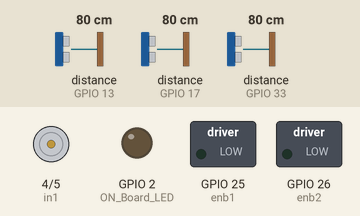
Recording of a sketch running on a simulated ESP32. Parts: motor-driver pin pairs drawn as motors (green arrow = first pin HIGH = forward, orange = second pin HIGH = backward, longer = more drive, scaled by the enable pin), switched loads named in the sketch (green lamp = pin HIGH), output pins drawn as LEDs (lit = HIGH). Wiring (inferred from the names in the program): 3 × ultrasonic range finder: trigger GPIO 12, echo GPIO 13 / trigger GPIO 16, echo GPIO 17 / trigger GPIO 32, echo GPIO 33. Inputs (shaded band) come from the test bench; at power-on: distance to the obstacle (sensors on GPIO 13, GPIO 17, GPIO 33) 80 cm. The echo pulse lasts 58.3 µs per cm; WiFi joins after 1.5 s; servers stay silent unless stated; pins used as bus, display or sensor lines are not drawn; what the sketch prints to the serial monitor is not drawn.

Above: at 0.0 s.
At 1.8 s:
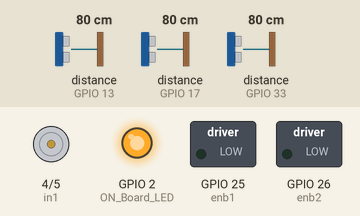
Timing chart, 0 to 3.3 s (numbered marks = the images above):
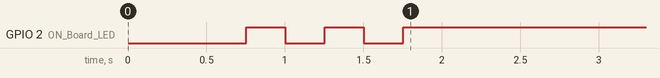

The sketch:

sketch_nov10a.ino
```cpp
#include <WiFi.h>
#include <WiFiUdp.h>
#include "esp_system.h"

//------------------- Configuración de LED, WiFi y variables --------------------//
#define ON_Board_LED 2
const char* ssid = "CORONEL";
const char* password = "1234asdf";

int volumenadosi = 250;
int volumenadosi2 = 250;
int auxposvol = 0;
bool godosificado = false;
float distanciavol = 0;
float distanciavol2 = 0;
float distins = 0;
float Volumen1 = 0;
float Volumen2 = 0;
bool doscompleta1 = false;
bool doscompleta2 = false;

//-------------------- Configuración de pines de Ultrasonido --------------------//
const int trigPin = 16; // US1
const int echoPin = 17;
const int trigPin2 = 32; // US2
const int echoPin2 = 33;
const int trigPin3 = 12; // US3
const int echoPin3 = 13;

#define SOUND_VELOCITY 0.034
long duration;
float distanceCm1, distanceCm2, distanceCm3;

//------------------- Configuración de pines de motores PWM --------------------//
const int in1 = 4;
const int in2 = 5;
int en1 = 18;
const int pwmfreq = 5000;
const int canal = 0;
const int resolucion = 8;
String aux_lectura;

int velocidad_altura = 0;
#define velocidad_valor 255

int enb1 = 25;
const int canalb = 1;
int velocidad_bomba1 = 0;

int enb2 = 26;
const int canalc = 2;
int velocidad_bomba2 = 0;

//---------------------- Configuración de Timer -----------------------//
volatile boolean Enviar_data = false;
volatile int contador = 0;
int contadorEnvio = 0;
int UStiempo = 1;
const int wdtTimeout = 1000;
hw_timer_t *timer = NULL;
portMUX_TYPE timerMux = portMUX_INITIALIZER_UNLOCKED;

//------------------ Configuración de UDP y WiFi ----------------------//
unsigned int localPort = 8080;
IPAddress DestinationIP(192,168,137,1);
WiFiUDP udp;

char packetBuffer[50];
String inString;
byte SendBuffer[50];

//------------------- ISR del Timer --------------------//
void IRAM_ATTR OnTimer() {
  portENTER_CRITICAL_ISR(&timerMux);
    contador += 1;
    if (contador == UStiempo){
      Enviar_data = true;
      contador = 0;
      contadorEnvio += 1;
    }
  portEXIT_CRITICAL_ISR(&timerMux);
}

//--------------------- Setup ----------------------//
void setup() {
  Serial.begin(115200);
  delay(500);

  pinMode(trigPin, OUTPUT);
  pinMode(echoPin, INPUT);
  pinMode(trigPin2, OUTPUT);
  pinMode(echoPin2, INPUT);
  pinMode(trigPin3, OUTPUT);
  pinMode(echoPin3, INPUT);

  pinMode(in1, OUTPUT);
  pinMode(in2, OUTPUT);
  pinMode(en1, OUTPUT);

  ledcSetup(canal, pwmfreq, resolucion);
  ledcAttachPin(en1, canal);
  digitalWrite(in1, HIGH);
  digitalWrite(in2, LOW);

  pinMode(enb1, OUTPUT);
  ledcSetup(canalb, pwmfreq, resolucion);
  ledcAttachPin(enb1, canalb);

  pinMode(enb2, OUTPUT);
  ledcSetup(canalc, pwmfreq, resolucion);
  ledcAttachPin(enb2, canalc);

  WiFi.begin(ssid, password);
  pinMode(ON_Board_LED, OUTPUT);
  digitalWrite(ON_Board_LED, HIGH);

  Serial.print("Connecting");
  while (WiFi.status() != WL_CONNECTED) {
    Serial.print(".");
    digitalWrite(ON_Board_LED, LOW);
    delay(250);
    digitalWrite(ON_Board_LED, HIGH);
    delay(250);
  }

  digitalWrite(ON_Board_LED, HIGH);
  Serial.println("\nConnected to: " + String(ssid));
  Serial.println("IP Address: " + WiFi.localIP().toString());

  udp.begin(localPort);
  Serial.println("Local Port: " + String(localPort));

  timer = timerBegin(0, 80, true);
  timerAttachInterrupt(timer, &OnTimer, true);
  timerAlarmWrite(timer, wdtTimeout * 1000, true);
  timerAlarmEnable(timer);
}

//--------------------- Loop ----------------------//
void loop() {
  receive_packet();

  // Medir distancia solo cada 1 segundo
  if (Enviar_data) {
    distanceCm1 = medirDistancia(trigPin, echoPin);
   // Serial.println("tk 1:");
    //Serial.println(distanceCm1);
    distanceCm2 = medirDistancia(trigPin2, echoPin2);
   // Serial.println("tk 2:");
   // Serial.println(distanceCm2);
    distanceCm3 = medirDistancia(trigPin3, echoPin3);

    Enviar_data = false;
  }

  // Enviar datos cada 3 segundos
  if (contadorEnvio >= 3) {
    senseUS_and_send_packet();
    contadorEnvio = 0;
  }

  // Control de dosificación y altura
  ledcWrite(canal, velocidad_altura);
  ledcWrite(canalb, velocidad_bomba1);
  ledcWrite(canalc, velocidad_bomba2);

  if (godosificado) {
    if (distanceCm3 < 18 && distanceCm3 > 4) {
      //Serial.println("Cinta detenida");
      //Serial.println("Motores encendidos");
      if ( volumenadosi > 0 && doscompleta1 == false){
          velocidad_bomba1 = 255;
      }
      if ( volumenadosi2 > 0 && doscompleta2 == false){
          velocidad_bomba2 = 255;
      }

      if (distanciavol <= distanceCm1) {
        velocidad_bomba1 = 0;
        Serial.println("Bomba 1 detenida");
        doscompleta1 = true;
      }
      if (distanciavol2 <= distanceCm2) {
        velocidad_bomba2 = 0;
        Serial.println("Bomba 2 detenida");
        doscompleta2 = true;
      }
      if (doscompleta1 && doscompleta2) {
        doscompleta1 = doscompleta2 = godosificado = false;
        Serial.println("Dosificación completa");
      }
    }
  }
}

//------------------- Funciones de Ultrasonido y UDP -------------------//
void receive_packet() {
  int packetSize = udp.parsePacket();
  if (packetSize) {
    int len = udp.read(packetBuffer, 255);
    if (len > 0) packetBuffer[len] = 0;
    aux_lectura = String(packetBuffer);

    if (aux_lectura == "subir") {
      digitalWrite(in1, HIGH);
      digitalWrite(in2, LOW);
      velocidad_altura = velocidad_valor;
    } else if (aux_lectura == "bajar") {
      digitalWrite(in1, LOW);
      digitalWrite(in2, HIGH);
      velocidad_altura = velocidad_valor;
    } else if (aux_lectura == "stop") {
      velocidad_altura = velocidad_bomba1 = velocidad_bomba2 = 0;
      doscompleta1 = false;
      doscompleta2 = false;
      godosificado = false;
    } else if (aux_lectura.startsWith("play")) {
      auxposvol = aux_lectura.indexOf("B");
      volumenadosi = aux_lectura.substring(4, auxposvol+1).toInt();
      volumenadosi2 = aux_lectura.substring(auxposvol+1).toInt();
      godosificado = true;

      distanciavol = ((volumenadosi / (3.14 * (5.5 * 5.5)))) + distanceCm1;
      distanciavol2 = ((volumenadosi2 / (3.14 * (5.5 * 5.5)))) + distanceCm2;
      Serial.printf("Distancia vol 1 : %f",distanciavol);
      Serial.printf("Distancia vol 2 : %f",distanciavol2);
    }
  }
}

void senseUS_and_send_packet() {
  Volumen1 = (37.7 - distanceCm1) * (3.14 * (5.5 * 5.5));
  Volumen2 = (37.7 - distanceCm2) * (3.14 * (5.5 * 5.5));
  inString = String(Volumen1) + "B" + String(Volumen2) + "C";
  inString.getBytes(SendBuffer, 50);
  udp.beginPacket(DestinationIP, 8080);
  udp.write(SendBuffer, 50);
  udp.endPacket();
}

float medirDistancia(int trigIndex, int ecoindex) {

  float suma = 0;

  for (int i=0;i<10;i++) {
  digitalWrite(trigIndex, LOW);
  delayMicroseconds(2);
  digitalWrite(trigIndex, HIGH);
  delayMicroseconds(10);
  digitalWrite(trigIndex, LOW);
  duration = pulseIn(ecoindex, HIGH);

  suma = suma +( duration * SOUND_VELOCITY / 2);
  delay(30);
  }
  return suma/10;

}
```
